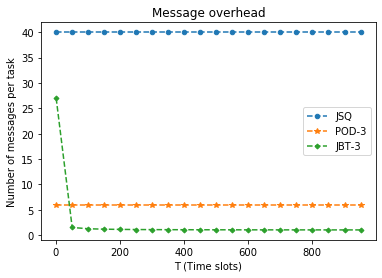

Write Python code to recreate this figure.
import numpy as np
import matplotlib.pylab as plt

N = 20 # number of servers
d = 3

def messageOverheadJSQ(T,N):
    return 2*N

def messageOverheadPOD(T,d):
    return 2*d

def messageOverheadJBT(T,N,d):
    return 1 + (N+2*d)/T

T_vec = np.arange(1,1000,50)
JSQ_vec = [messageOverheadJSQ(T, N) for T in T_vec]
POD_vec = [messageOverheadPOD(T, d) for T in T_vec]
JBT_vec = [messageOverheadJBT(T, N, d) for T in T_vec]
plt.plot(T_vec, JSQ_vec, label = 'JSQ', marker='o', ls='--', ms=4.5)
plt.plot(T_vec, POD_vec, label = 'POD-3', marker='*', ls='--')
plt.plot(T_vec, JBT_vec, label = 'JBT-3', marker='D', ls='--', ms=3.5)
plt.xlabel('T (Time slots)')
plt.ylabel('Number of messages per task')
plt.title('Message overhead')
plt.legend()
